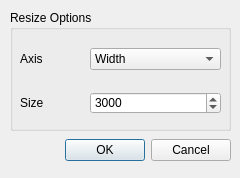
<?xml version="1.0" encoding="UTF-8"?>
<ui version="4.0">
 <class>resize_option_window</class>
 <widget class="QDialog" name="resize_option_window">
  <property name="windowModality">
   <enum>Qt::ApplicationModal</enum>
  </property>
  <property name="geometry">
   <rect>
    <x>0</x>
    <y>0</y>
    <width>240</width>
    <height>178</height>
   </rect>
  </property>
  <property name="windowTitle">
   <string>Resize Options</string>
  </property>
  <widget class="QDialogButtonBox" name="resize_option_button_box">
   <property name="geometry">
    <rect>
     <x>10</x>
     <y>130</y>
     <width>221</width>
     <height>41</height>
    </rect>
   </property>
   <property name="orientation">
    <enum>Qt::Horizontal</enum>
   </property>
   <property name="standardButtons">
    <set>QDialogButtonBox::Cancel|QDialogButtonBox::Ok</set>
   </property>
  </widget>
  <widget class="QGroupBox" name="groupBox">
   <property name="geometry">
    <rect>
     <x>10</x>
     <y>10</y>
     <width>221</width>
     <height>121</height>
    </rect>
   </property>
   <property name="title">
    <string>Resize Options</string>
   </property>
   <widget class="QLabel" name="axis_option_label">
    <property name="geometry">
     <rect>
      <x>10</x>
      <y>38</y>
      <width>56</width>
      <height>22</height>
     </rect>
    </property>
    <property name="text">
     <string>Axis</string>
    </property>
   </widget>
   <widget class="QComboBox" name="axis_option_box">
    <property name="geometry">
     <rect>
      <x>80</x>
      <y>38</y>
      <width>131</width>
      <height>22</height>
     </rect>
    </property>
    <item>
     <property name="text">
      <string>Width</string>
     </property>
    </item>
    <item>
     <property name="text">
      <string>Height</string>
     </property>
    </item>
    <item>
     <property name="text">
      <string>Longest</string>
     </property>
    </item>
    <item>
     <property name="text">
      <string>Shortest</string>
     </property>
    </item>
    <stringlist>
     <string>Width</string>
     <string>Height</string>
     <string>Longest</string>
     <string>Shortest</string>
    </stringlist>
   </widget>
   <widget class="QLabel" name="resize_value_label">
    <property name="geometry">
     <rect>
      <x>10</x>
      <y>82</y>
      <width>56</width>
      <height>22</height>
     </rect>
    </property>
    <property name="text">
     <string>Size</string>
    </property>
   </widget>
   <widget class="QSpinBox" name="resize_value_box">
    <property name="geometry">
     <rect>
      <x>80</x>
      <y>82</y>
      <width>131</width>
      <height>22</height>
     </rect>
    </property>
    <property name="maximum">
     <number>16384</number>
    </property>
    <property name="value">
     <number>3000</number>
    </property>
   </widget>
  </widget>
 </widget>
 <resources/>
 <connections>
  <connection>
   <sender>resize_option_button_box</sender>
   <signal>accepted()</signal>
   <receiver>resize_option_window</receiver>
   <slot>accept()</slot>
   <hints>
    <hint type="sourcelabel">
     <x>248</x>
     <y>254</y>
    </hint>
    <hint type="destinationlabel">
     <x>157</x>
     <y>274</y>
    </hint>
   </hints>
  </connection>
  <connection>
   <sender>resize_option_button_box</sender>
   <signal>rejected()</signal>
   <receiver>resize_option_window</receiver>
   <slot>reject()</slot>
   <hints>
    <hint type="sourcelabel">
     <x>316</x>
     <y>260</y>
    </hint>
    <hint type="destinationlabel">
     <x>286</x>
     <y>274</y>
    </hint>
   </hints>
  </connection>
 </connections>
</ui>
